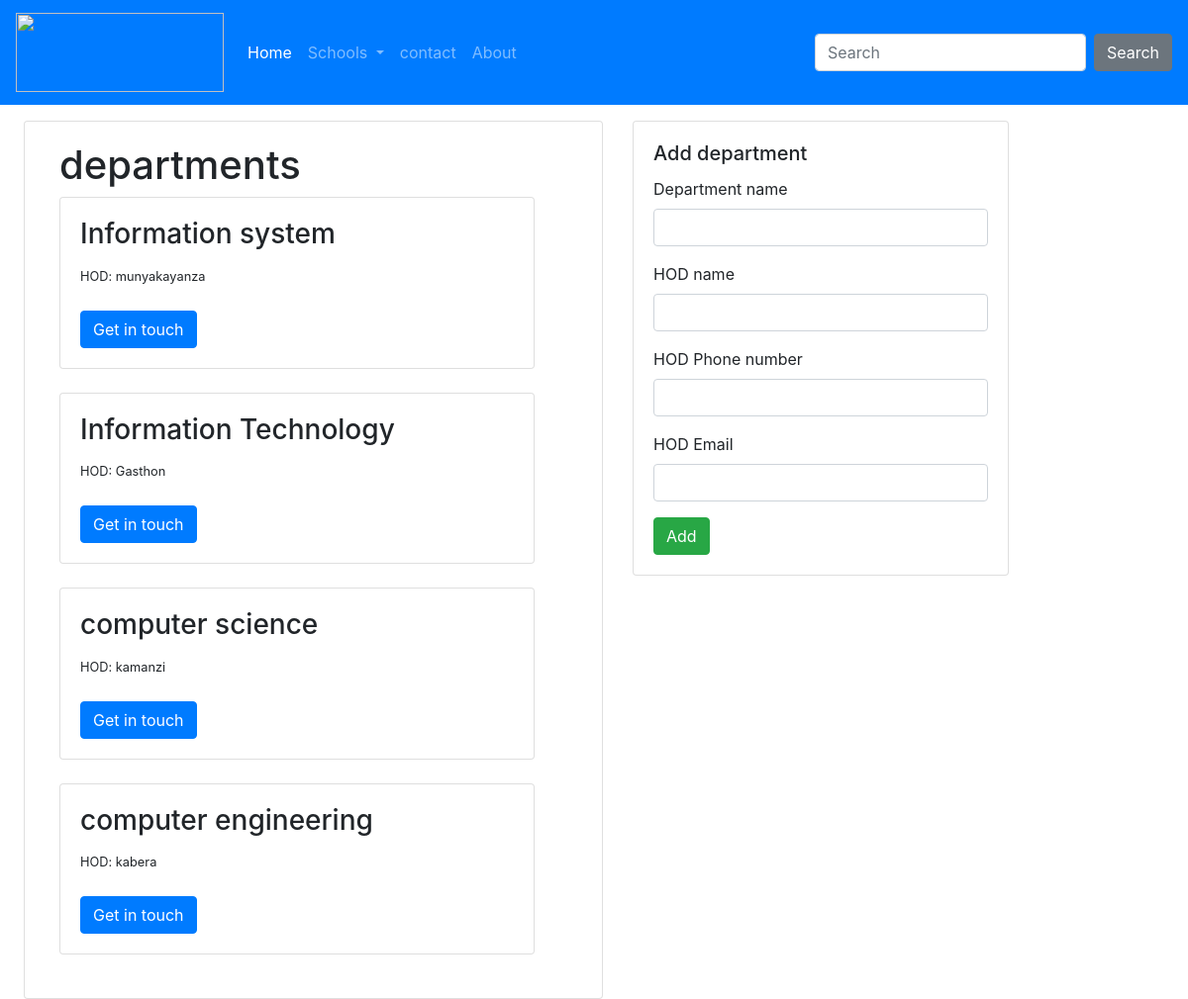
Screenshot of /departments/ with the database file from the repository.
### depart/models.py (models this page shows, shortened)
class Department(models.Model):
    department_name = models.CharField(max_length=100)
    hod_name = models.CharField(max_length=80)
    hod_phone_number = models.IntegerField()
    hod_email = models.CharField(max_length=250)

### depart/views.py (the view)
# urls.py: path('departments/', views.departmentPage, name='departments'),
def departmentPage(request):
    departments= Department.objects.all()
    return render(request, 'department.html', {'departments' : departments})

### templates/department.html (shortened to what this page needs)
{% extends 'base.html' %}
    {% block content %}
    <div class="row">
            <div class="col-sm-6 ml-4 mt-3">
              <div class="card">
                <div class="card-body">
                        <div class="container">
                                <h1>departments </h1>
                                {% for department in departments %}
                                    <div class="card" style="width: 30rem;">
                                    <div class="card-body">
                                    <h3 class="card-title"> {{ department.department_name }}</h3>
                                    <p class="card-text"> <small>HOD: {{ department.hod_name }}</small><br><br>
                                        <a href="{% url 'department_details' department.id %}" class="btn btn-primary">Get in touch</a>
                                    </div>
                                </div><br>
                                {% endfor %}
                        </div>
                </div>
              </div>
            </div>
            <div class="col-sm-4 mr-4 mt-3 mb-4">
              <div class="card">
                <div class="card-body">
                  <h5 class="card-title">Add department</h5>
                  <form method="post" action="">
                        <div class="form-group">
                          <label for="id_subject">Department name</label>
                          <input type="text" class="form-control" id="id_subject" name="subject">
                        </div>
                        <div class="form-group">
                                <label for="id_subject">HOD name</label>
                                <input type="text" class="form-control" id="id_subject" name="subject">
                              </div>
                        <div class="form-group">
                            <label for="id_subject">HOD Phone number</label>
                            <input type="text" class="form-control" id="id_subject" name="subject">
                        </div>
                        <div class="form-group">
                                <label for="id_subject">HOD Email</label>
                                <input type="text" class="form-control" id="id_subject" name="subject">
                        </div>
                        <button type="submit" class="btn btn-success">Add</button>
                      </form>
                </div>
              </div>
            </div>
          </div>
    {% endblock %}

### templates/base.html (shortened to what this page needs)
{% load static %}<!DOCTYPE html>
  <html>
    <head>
      <link rel="stylesheet" href="https://maxcdn.bootstrapcdn.com/bootstrap/4.0.0/css/bootstrap.min.css">
      <link rel="stylesheet" href="{% static 'css/bootstrap.min.css' %}">
      <link rel="stylesheet" href="{% static 'css/style.css' %}">
    </head>
    <body>
        <nav class="navbar navbar-expand-lg navbar-dark bg-primary">
            <a class="navbar-brand" href="{% url 'home' %}"><img src="{% static 'images/ur-logo.jpg' %}" width="210px", height="80px"  alt="" srcset=""></a>
            <div class="collapse navbar-collapse" id="navbarColor01">
              <ul class="navbar-nav mr-auto">
                <li class="nav-item active">
                  <a class="nav-link" href="{% url 'home' %}">Home <span class="sr-only">(current)</span></a>
                  <li class="nav-item dropdown">
                      <a class="nav-link dropdown-toggle" href="#" id="navbarDropdown" role="button" data-toggle="dropdown" aria-haspopup="true" aria-expanded="false">
                        Schools
                      </a>
                    </li>
                <li class="nav-item">
                  <a class="nav-link" href="#">contact</a>
                </li>
                <li class="nav-item">
                  <a class="nav-link" href="#">About</a>
                </li>
              </ul>
              <form class="form-inline my-2 my-lg-0">
                <input class="form-control mr-sm-2" type="text" placeholder="Search">
                <button class="btn btn-secondary my-2 my-sm-0" type="submit">Search</button>
              </form>
            </div>
          </nav>
        {% block content %}
        {% endblock %}
    </body>
  </html>

### rows the page displays
Department: department_name "Information system", hod_name "munyakayanza"
Department: department_name "Information Technology", hod_name "Gasthon"
Department: department_name "computer science", hod_name "kamanzi"
Department: department_name "computer engineering", hod_name "kabera"
